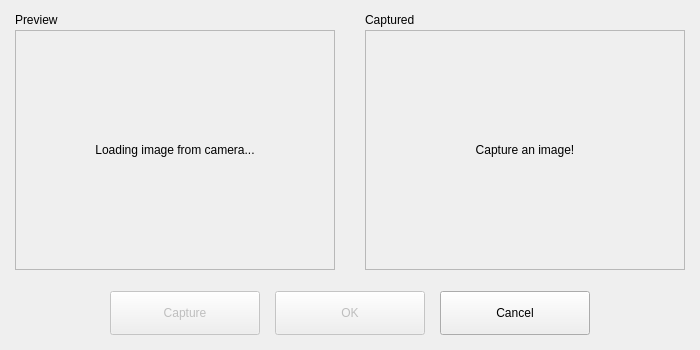
<?xml version="1.0" encoding="UTF-8"?>
<ui version="4.0">
 <class>windowCaptureWebcam</class>
 <widget class="QDialog" name="windowCaptureWebcam">
  <property name="windowModality">
   <enum>Qt::WindowModal</enum>
  </property>
  <property name="geometry">
   <rect>
    <x>0</x>
    <y>0</y>
    <width>700</width>
    <height>350</height>
   </rect>
  </property>
  <property name="sizePolicy">
   <sizepolicy hsizetype="Fixed" vsizetype="Fixed">
    <horstretch>0</horstretch>
    <verstretch>0</verstretch>
   </sizepolicy>
  </property>
  <property name="minimumSize">
   <size>
    <width>700</width>
    <height>350</height>
   </size>
  </property>
  <property name="maximumSize">
   <size>
    <width>700</width>
    <height>350</height>
   </size>
  </property>
  <property name="windowTitle">
   <string>Capture Image</string>
  </property>
  <property name="modal">
   <bool>true</bool>
  </property>
  <layout class="QVBoxLayout" name="verticalLayout">
   <property name="spacing">
    <number>0</number>
   </property>
   <property name="leftMargin">
    <number>15</number>
   </property>
   <property name="topMargin">
    <number>10</number>
   </property>
   <property name="rightMargin">
    <number>15</number>
   </property>
   <property name="bottomMargin">
    <number>15</number>
   </property>
   <item>
    <layout class="QHBoxLayout" name="horizontalLayout">
     <item>
      <widget class="QLabel" name="label_2">
       <property name="sizePolicy">
        <sizepolicy hsizetype="Fixed" vsizetype="Preferred">
         <horstretch>0</horstretch>
         <verstretch>0</verstretch>
        </sizepolicy>
       </property>
       <property name="minimumSize">
        <size>
         <width>320</width>
         <height>0</height>
        </size>
       </property>
       <property name="text">
        <string>Preview</string>
       </property>
      </widget>
     </item>
     <item>
      <spacer name="horizontalSpacer_4">
       <property name="orientation">
        <enum>Qt::Horizontal</enum>
       </property>
       <property name="sizeHint" stdset="0">
        <size>
         <width>20</width>
         <height>20</height>
        </size>
       </property>
      </spacer>
     </item>
     <item>
      <widget class="QLabel" name="label">
       <property name="sizePolicy">
        <sizepolicy hsizetype="Fixed" vsizetype="Preferred">
         <horstretch>0</horstretch>
         <verstretch>0</verstretch>
        </sizepolicy>
       </property>
       <property name="minimumSize">
        <size>
         <width>320</width>
         <height>0</height>
        </size>
       </property>
       <property name="text">
        <string>Captured</string>
       </property>
      </widget>
     </item>
    </layout>
   </item>
   <item>
    <layout class="QHBoxLayout" name="horizontalLayout_2">
     <item>
      <widget class="QLabel" name="uiLabelRealTime">
       <property name="sizePolicy">
        <sizepolicy hsizetype="Fixed" vsizetype="Fixed">
         <horstretch>0</horstretch>
         <verstretch>0</verstretch>
        </sizepolicy>
       </property>
       <property name="minimumSize">
        <size>
         <width>320</width>
         <height>240</height>
        </size>
       </property>
       <property name="maximumSize">
        <size>
         <width>320</width>
         <height>240</height>
        </size>
       </property>
       <property name="frameShape">
        <enum>QFrame::StyledPanel</enum>
       </property>
       <property name="frameShadow">
        <enum>QFrame::Sunken</enum>
       </property>
       <property name="text">
        <string>Loading image from camera...</string>
       </property>
       <property name="textFormat">
        <enum>Qt::PlainText</enum>
       </property>
       <property name="scaledContents">
        <bool>true</bool>
       </property>
       <property name="alignment">
        <set>Qt::AlignCenter</set>
       </property>
      </widget>
     </item>
     <item>
      <spacer name="horizontalSpacer_3">
       <property name="orientation">
        <enum>Qt::Horizontal</enum>
       </property>
       <property name="sizeType">
        <enum>QSizePolicy::Expanding</enum>
       </property>
       <property name="sizeHint" stdset="0">
        <size>
         <width>20</width>
         <height>20</height>
        </size>
       </property>
      </spacer>
     </item>
     <item>
      <widget class="QLabel" name="uiLabelCaptured">
       <property name="sizePolicy">
        <sizepolicy hsizetype="Fixed" vsizetype="Fixed">
         <horstretch>0</horstretch>
         <verstretch>0</verstretch>
        </sizepolicy>
       </property>
       <property name="minimumSize">
        <size>
         <width>320</width>
         <height>240</height>
        </size>
       </property>
       <property name="maximumSize">
        <size>
         <width>320</width>
         <height>240</height>
        </size>
       </property>
       <property name="frameShape">
        <enum>QFrame::StyledPanel</enum>
       </property>
       <property name="frameShadow">
        <enum>QFrame::Sunken</enum>
       </property>
       <property name="text">
        <string>Capture an image!</string>
       </property>
       <property name="scaledContents">
        <bool>true</bool>
       </property>
       <property name="alignment">
        <set>Qt::AlignCenter</set>
       </property>
      </widget>
     </item>
    </layout>
   </item>
   <item>
    <spacer name="verticalSpacer">
     <property name="orientation">
      <enum>Qt::Vertical</enum>
     </property>
     <property name="sizeHint" stdset="0">
      <size>
       <width>20</width>
       <height>15</height>
      </size>
     </property>
    </spacer>
   </item>
   <item>
    <layout class="QHBoxLayout" name="horizontalLayout_4">
     <property name="spacing">
      <number>15</number>
     </property>
     <item>
      <spacer name="horizontalSpacer">
       <property name="orientation">
        <enum>Qt::Horizontal</enum>
       </property>
       <property name="sizeHint" stdset="0">
        <size>
         <width>40</width>
         <height>20</height>
        </size>
       </property>
      </spacer>
     </item>
     <item>
      <widget class="QPushButton" name="uiPushButtonCapture">
       <property name="enabled">
        <bool>false</bool>
       </property>
       <property name="minimumSize">
        <size>
         <width>150</width>
         <height>44</height>
        </size>
       </property>
       <property name="text">
        <string>Capture</string>
       </property>
       <property name="icon">
        <iconset resource="../icon_src.qrc">
         <normaloff>:/icons/camera-photo-symbolic.svg</normaloff>:/icons/camera-photo-symbolic.svg</iconset>
       </property>
       <property name="iconSize">
        <size>
         <width>32</width>
         <height>32</height>
        </size>
       </property>
      </widget>
     </item>
     <item>
      <widget class="QPushButton" name="uiPushButtonOK">
       <property name="enabled">
        <bool>false</bool>
       </property>
       <property name="minimumSize">
        <size>
         <width>150</width>
         <height>44</height>
        </size>
       </property>
       <property name="text">
        <string>OK</string>
       </property>
       <property name="icon">
        <iconset resource="../icon_src.qrc">
         <normaloff>:/icons/dialog-ok-apply.svg</normaloff>:/icons/dialog-ok-apply.svg</iconset>
       </property>
       <property name="iconSize">
        <size>
         <width>32</width>
         <height>32</height>
        </size>
       </property>
      </widget>
     </item>
     <item>
      <widget class="QPushButton" name="uiPushButtonCancel">
       <property name="minimumSize">
        <size>
         <width>150</width>
         <height>44</height>
        </size>
       </property>
       <property name="text">
        <string>Cancel</string>
       </property>
       <property name="icon">
        <iconset resource="../icon_src.qrc">
         <normaloff>:/icons/process-stop.svg</normaloff>:/icons/process-stop.svg</iconset>
       </property>
       <property name="iconSize">
        <size>
         <width>32</width>
         <height>32</height>
        </size>
       </property>
      </widget>
     </item>
     <item>
      <spacer name="horizontalSpacer_2">
       <property name="orientation">
        <enum>Qt::Horizontal</enum>
       </property>
       <property name="sizeHint" stdset="0">
        <size>
         <width>40</width>
         <height>20</height>
        </size>
       </property>
      </spacer>
     </item>
    </layout>
   </item>
  </layout>
 </widget>
 <resources>
  <include location="../icon_src.qrc"/>
 </resources>
 <connections/>
</ui>
